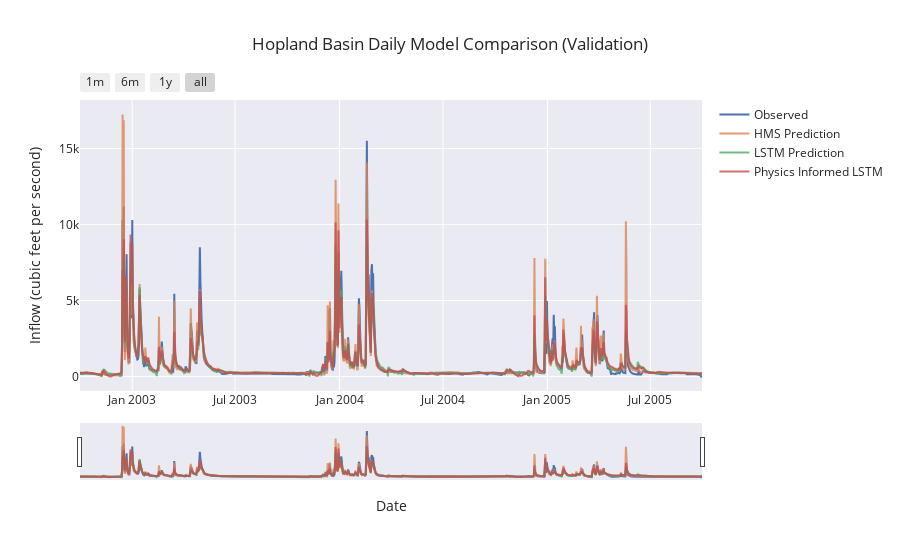

Notebook source saved alongside this figure:
### Code cell
if not skip_best_model_train:
    fancyCombinedPlot(
        lstm_results=no_physics_val_csv,
        lstmPhysics_results=physics_val_csv,
        HMS_results=path_to_physics_data,
        title='Hopland Basin Daily Model Comparison (Validation)',
        fName="CV_hopland_daily_val_metrics.csv", 
        timeseries_filename ="CV_hopland_daily_val_combined_ts.csv"
    )
else:
    fancyCombinedPlotFromDf(combined_df, title="Hopland Basin Daily Model Comparison (Validation)", fName="CV_hopland_daily_val_metrics.csv")

### Figure 1 — Plotly figure (JSON) as saved in the notebook; plotly's stock layout.template omitted (floating-point values rounded to 4 significant figures; data arrays with more than 128 entries replaced by an {"elided": "..."} marker saying what was removed)
{"data": [{"mode": "lines", "name": "Observed", "type": "scatter", "x": {"elided": "1096 str values"}, "y": {"elided": "1096 float values"}}, {"mode": "lines", "name": "HMS Prediction", "opacity": 0.8, "type": "scatter", "x": {"elided": "1096 str values"}, "y": {"elided": "1096 float values"}}, {"mode": "lines", "name": "LSTM Prediction", "opacity": 0.8, "type": "scatter", "x": {"elided": "1096 str values"}, "y": {"elided": "1096 float values"}}, {"mode": "lines", "name": "Physics Informed LSTM", "opacity": 0.8, "type": "scatter", "x": {"elided": "1096 str values"}, "y": {"elided": "1096 float values"}}], "layout": {"hovermode": "x unified", "title": {"text": "Hopland Basin Daily Model Comparison (Validation)"}, "xaxis": {"rangeselector": {"buttons": [{"count": 1, "label": "1m", "step": "month", "stepmode": "backward"}, {"count": 6, "label": "6m", "step": "month", "stepmode": "backward"}, {"count": 1, "label": "1y", "step": "year", "stepmode": "backward"}, {"step": "all"}]}, "rangeslider": {"visible": true}, "title": {"text": "Date"}, "type": "date"}, "yaxis": {"title": {"text": "Inflow (cubic feet per second)"}}}}
